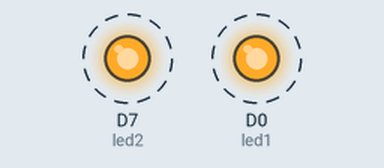
The sketch below on a simulated ESP8266 (NodeMCU). On the bench: output pins drawn as LEDs (lit = HIGH). Dashed ring = blinking.

Above: at 0.2 s.
Timing chart, 0 to 3.0 s (numbered marks = the images above):
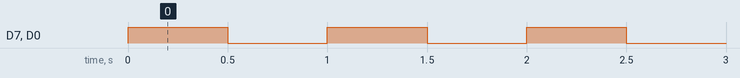

Measured:
- by itself, D7 (led2), D0 (led1): alternates HIGH for 0.50 s and LOW for 0.50 s

The sketch:

blinkled.ino
```cpp
//--------------
// Blink an LED
// -------------

int led1 = D0;
int led2 = D7;

void setup() {
    pinMode(led1, OUTPUT);  // Set pin direction to output
    pinMode(led2, OUTPUT);
}

void loop() {
    // Blink the LED
    digitalWrite(led1, HIGH);
    digitalWrite(led2, HIGH);

    // Leave it on for number in parentheses ms
    delay(500);

    // Turn off LED
    digitalWrite(led1, LOW);
    digitalWrite(led2, LOW);

    // Leave it off for number in parentheses ms
    delay(500);
}
```
